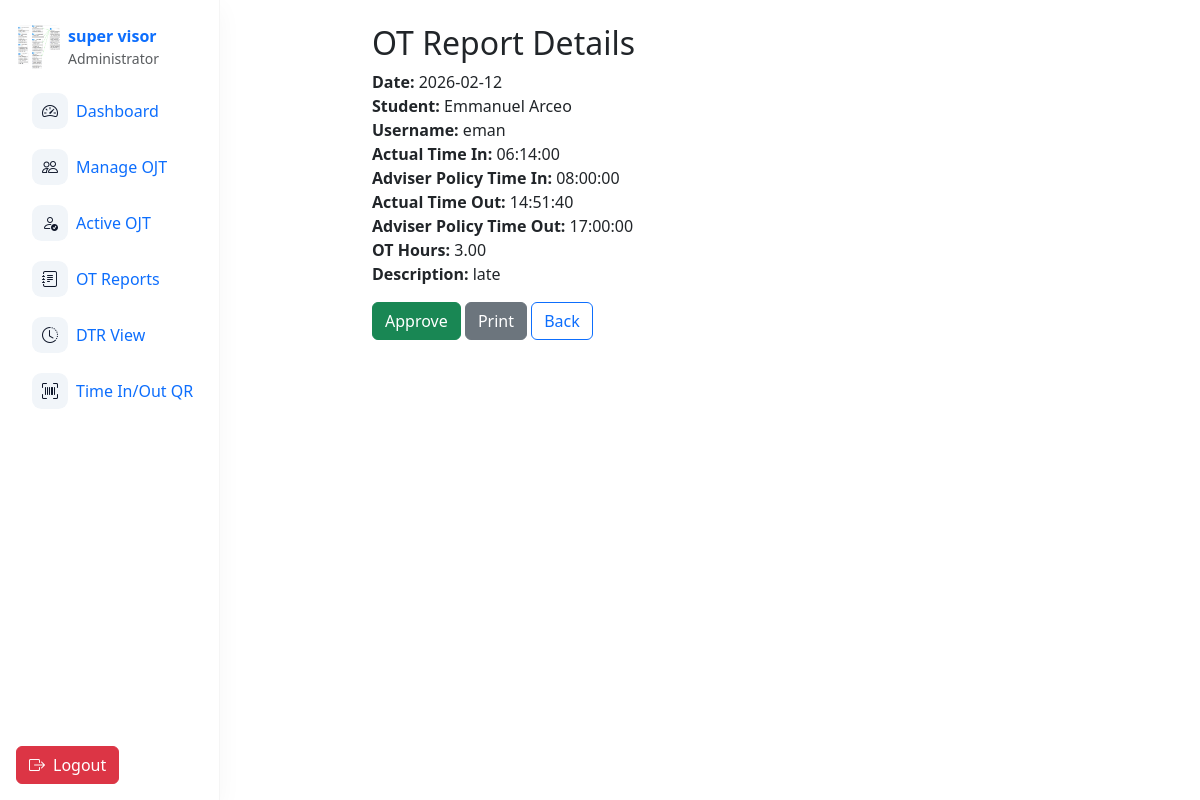
The app's page /admin/otreportform.php?id=37 (signed in) with its own data.
### tables this page shows
CREATE TABLE `users` (
  `id` int(11) NOT NULL,
  `username` varchar(50) NOT NULL,
  `email` varchar(100) NOT NULL,
  `password` varchar(255) NOT NULL,
  `role` enum('super_admin','admin','ojt') NOT NULL,
  `fname` varchar(50) DEFAULT NULL,
  `mname` varchar(225) DEFAULT NULL,
  `lname` varchar(50) DEFAULT NULL,
  `position` varchar(100) DEFAULT NULL,
  `age` int(11) DEFAULT NULL,
  `mobile` varchar(15) DEFAULT NULL,
  `school_org` varchar(100) DEFAULT NULL,
  `full_name` varchar(100) DEFAULT NULL,
  `bio` varchar(255) DEFAULT NULL,
  `profile_img` varchar(255) DEFAULT NULL,
  `adviser_id` int(11) DEFAULT NULL,
  `status` enum('active','restricted') NOT NULL DEFAULT 'active',
  `face_descriptor` text DEFAULT NULL
);

CREATE TABLE `ojt_records` (
  `id` int(11) NOT NULL,
  `user_id` int(11) NOT NULL,
  `date` date NOT NULL,
  `time_in` time NOT NULL,
  `time_out` time NOT NULL,
  `ot_hours` decimal(4,2) DEFAULT 0.00,
  `remarks` varchar(255) DEFAULT NULL,
  `time_in_policy` time DEFAULT NULL,
  `time_out_policy` time DEFAULT NULL,
  `lunch_start` time DEFAULT NULL,
  `lunch_end` time DEFAULT NULL,
  `selfie` varchar(255) DEFAULT NULL,
  `ot_approved` tinyint(1) NOT NULL DEFAULT 0,
  `selfie_verified` tinyint(1) DEFAULT 0
);

CREATE TABLE `time_groups` (
  `id` int(11) NOT NULL,
  `name` varchar(255) NOT NULL,
  `time_in` time NOT NULL,
  `time_out` time NOT NULL,
  `lunch_start` time DEFAULT '12:00:00',
  `lunch_end` time DEFAULT '13:00:00'
);

### admin/otreportform.php (the view, shortened to what this page needs)
<?php
include '../db.php';
include 'nav.php';
$id = isset($_GET['id']) ? (int)$_GET['id'] : 0;
$stmt = $oat->prepare("SELECT r.*, u.fname, u.lname, u.username, tg.time_in AS adviser_time_in, tg.time_out AS adviser_time_out FROM ojt_records r JOIN users u ON r.user_id = u.id LEFT JOIN user_time_groups utg ON utg.user_id = u.id LEFT JOIN time_groups tg ON utg.group_id = tg.id WHERE r.id = ?");
$stmt->bind_param("i", $id);
$stmt->execute();
$row = $stmt->get_result()->fetch_assoc();
?>
<!DOCTYPE html>
<html lang="en">
<head>
    <link href="https://cdn.jsdelivr.net/npm/bootstrap@5.3.2/dist/css/bootstrap.min.css" rel="stylesheet">
</head>
<body>
<main class="container py-4" style="max-width:700px">
    <h2>OT Report Details</h2>
    <div class="mb-3">
        <strong>Date:</strong> <?= htmlspecialchars($row['date']) ?><br>
        <strong>Student:</strong> <?= htmlspecialchars($row['fname'] . ' ' . $row['lname']) ?><br>
        <strong>Username:</strong> <?= htmlspecialchars($row['username']) ?><br>
        <strong>Actual Time In:</strong> <?= htmlspecialchars($row['time_in']) ?><br>
        <strong>Adviser Policy Time In:</strong> <?= htmlspecialchars($row['adviser_time_in']) ?><br>
        <strong>Actual Time Out:</strong> <?= htmlspecialchars($row['time_out']) ?><br>
        <strong>Adviser Policy Time Out:</strong> <?= htmlspecialchars($row['adviser_time_out']) ?><br>
        <strong>OT Hours:</strong> <?= htmlspecialchars($row['ot_hours']) ?><br>
        <strong>Description:</strong> <?= htmlspecialchars($row['remarks']) ?><br>
    </div>
    <form method="post">
        <?php if (!$row['ot_approved']): ?>
            <button type="submit" name="approve_ot" class="btn btn-success">Approve</button>
        <?php else: ?>
            <span class="badge bg-success">Already Approved</span>
        <?php endif; ?>
        <button type="button" class="btn btn-secondary" onclick="window.print()">Print</button>
        <a href="otreports.php" class="btn btn-outline-primary">Back</a>
    </form>
</main>
</body>
</html>

### admin/nav.php (shortened to what this page needs)
<?php
if (!function_exists('active')) {
    function active($page, $current) { return $page === $current ? 'active' : ''; }
}
$current = basename($_SERVER['PHP_SELF'] ?? '');
$avatar = 'uploads/noimg.png';
if (isset($_SESSION['avatar']) && $_SESSION['avatar'] && file_exists('../' . $_SESSION['avatar'])) {
    $avatar = $_SESSION['avatar'];
} else if (isset($_SESSION['user_id'])) {
    include_once '../db.php';
    $admin_id = (int)$_SESSION['user_id'];
    $result = $oat->query("SELECT profile_img FROM users WHERE id = $admin_id LIMIT 1");
    if ($result && $row = $result->fetch_assoc()) {
        if (!empty($row['profile_img']) && file_exists('../' . $row['profile_img'])) {
            $avatar = $row['profile_img'];
        }
    }
}
if (
    empty($_SESSION['fname']) ||
    empty($_SESSION['lname']) ||
    !isset($_SESSION['mname'])
) {
    include_once '../db.php';
    $admin_id = (int)$_SESSION['user_id'];
    $result = $oat->query("SELECT fname, mname, lname, profile_img FROM users WHERE id = $admin_id LIMIT 1");
    if ($result && $row = $result->fetch_assoc()) {
        if (!empty($row['profile_img']) && file_exists('../' . $row['profile_img'])) {
            $avatar = $row['profile_img'];
        }
    }
}
?>
<link href="https://cdn.jsdelivr.net/npm/bootstrap@5.3.2/dist/css/bootstrap.min.css" rel="stylesheet">
<link href="https://cdn.jsdelivr.net/npm/bootstrap-icons@1.10.5/font/bootstrap-icons.css" rel="stylesheet">
<nav id="sb-sidebar" class="d-none d-lg-flex flex-column" aria-label="Sidebar">
  <a href="adminprofileedit.php" class="d-flex align-items-center text-decoration-none mb-3">
    <img src="../<?php echo htmlspecialchars($avatar); ?>?t=<?php echo time(); ?>" alt="avatar" class="rounded me-2" style="width:44px;height:44px;object-fit:cover">
    <div class="d-flex flex-column">
      <span class="fw-semibold"><?php echo htmlspecialchars(($_SESSION['fname'] ?? '') . ' ' . ($_SESSION['lname'] ?? '')); ?></span>
      <small class="text-muted">Administrator</small>
    </div>
  </a>
  <div class="sb-nav nav flex-column gap-1" role="menu">
    <a class="nav-link d-flex align-items-center <?php echo active('admin.php',$current); ?>" href="admin.php" title="Dashboard" data-bs-toggle="tooltip" data-bs-placement="right">
      <div class="sb-icon"><i class="bi bi-speedometer2"></i></div>
      <div class="nav-label ms-2">Dashboard</div>
    </a>
    <a class="nav-link d-flex align-items-center <?php echo active('manageojt.php',$current); ?>" href="manageojt.php" title="Manage OJT" data-bs-toggle="tooltip" data-bs-placement="right">
      <div class="sb-icon"><i class="bi bi-people"></i></div>
      <div class="nav-label ms-2">Manage OJT</div>
    </a>
    <a class="nav-link d-flex align-items-center <?php echo active('activeojt.php',$current); ?>" href="activeojt.php" title="Active OJT" data-bs-toggle="tooltip" data-bs-placement="right">
      <div class="sb-icon"><i class="bi bi-person-check"></i></div>
      <div class="nav-label ms-2">Active OJT</div>
    </a>
    <a class="nav-link d-flex align-items-center <?php echo active('otreports.php',$current); ?>" href="otreports.php" title="OT Reports" data-bs-toggle="tooltip" data-bs-placement="right">
      <div class="sb-icon"><i class="bi bi-journal-text"></i></div>
      <div class="nav-label ms-2">OT Reports</div>
    </a>
    <a class="nav-link d-flex align-items-center <?php echo active('dtruserview.php',$current); ?>" href="dtruserview.php" title="DTR View" data-bs-toggle="tooltip" data-bs-placement="right">
      <div class="sb-icon"><i class="bi bi-clock-history"></i></div>
      <div class="nav-label ms-2">DTR View</div>
    </a>
    <a class="nav-link d-flex align-items-center <?php echo active('qr_generator.php',$current); ?>" href="qr_generator.php" title="QR Generator" data-bs-toggle="tooltip" data-bs-placement="right">
      <div class="sb-icon"><i class="bi bi-upc-scan"></i></div>
      <div class="nav-label ms-2">Time In/Out QR</div>
    </a>
  </div>
  <div class="sb-actions d-flex gap-2 mt-auto">
    <a href="logout.php" class="btn btn-danger d-flex align-items-center justify-content-center" title="Logout" data-bs-toggle="tooltip" data-bs-placement="right">
      <i class="bi bi-box-arrow-right"></i>
      <span class="label ms-2">Logout</span>
    </a>
  </div>
</nav>

### admin/nav.php (style rules this page uses)
:root { --sb-w:220px; --sb-cw:72px; }
#sb-sidebar { position: fixed; top: 0; left: 0; height: 100vh; width: var(--sb-w); z-index: 1040; transition: transform .22s ease, width .18s ease; }
body { padding-left: var(--sb-w); transition: padding-left .18s ease; font-family: 'Inter', sans-serif; }
#sb-sidebar { position:fixed; top:0; left:0; height:100vh; width:var(--sb-w); padding:1rem; background:#fff; border-right:1px solid rgba(0,0,0,.04); box-shadow:0 8px 24px rgba(10,10,10,.04); transition:width .18s ease; z-index:1040; overflow:hidden; }
.sb-icon { width:36px; height:36px; display:grid; place-items:center; border-radius:.6rem; background:#f1f5f9; color:#0f172a; flex:0 0 36px; }
.nav-label { white-space:nowrap; overflow:hidden; text-overflow:ellipsis; transition:opacity .12s ease, max-width .18s ease; max-width:160px; opacity:1; }
.sb-nav { overflow-y:auto; max-height:calc(100vh - 220px); scrollbar-width:none; -ms-overflow-style:none; }
.sb-actions .label { transition:opacity .12s ease, max-width .18s ease; }

### records on screen
users: profile_img (picture)
ojt_records: date "2026-02-12", user.lname "Emmanuel Arceo", user.username "eman", time_in "06:14:00", time_groups.time_in "08:00:00", time_out "14:51:40", time_groups.time_out "17:00:00", ot_hours "3.00", remarks "late"
